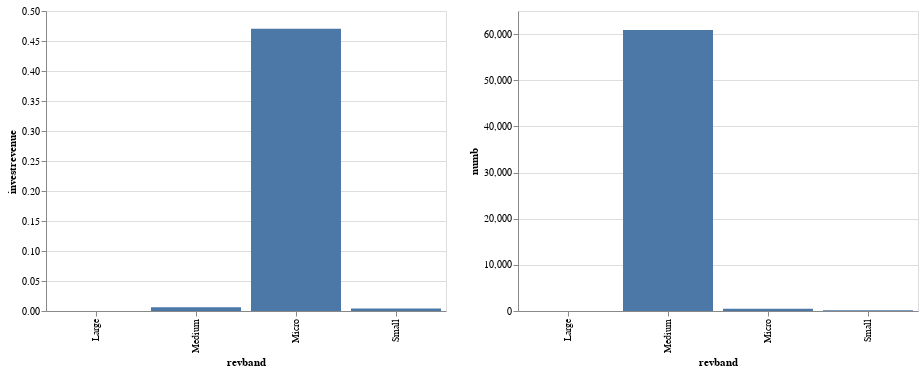

Notebook source saved alongside this figure:
### Markdown cell above
Use altair to create a bar chart with cybersecurity investment as a share of revenue (`investrevenue`) on the y axis and separate bars for each revenue band (`revband`).

### Code cell
import altair as alt

bars = alt.Chart(original_summary_by_revenue).mark_bar().encode(
    y = 'investrevenue:Q',
    x = 'revband:N')

numbbars = alt.Chart(original_summary_by_revenue).mark_bar().encode(
    y = 'numb:Q',
    x = 'revband:N')

bars | numbbars

### Figure 1 — Vega-Lite specification as saved in the notebook (floating-point values rounded to 4 significant figures)
{"$schema": "https://vega.github.io/schema/vega-lite/v2.6.0.json", "config": {"view": {"height": 300, "width": 400}}, "datasets": {"data-f4ae632702c0b376cb67d61d2792530b": [{"investn": 27510.0, "investrevenue": 3.355e-05, "numb": 12, "revband": "Large", "salesa": 1066000000, "serial": 3152, "weight0": 0}, {"investn": 1400000.0, "investrevenue": 0.006251, "numb": 60900.0, "revband": "Medium", "salesa": 769300000.0, "serial": 2030.0, "weight0": 3.17e-05}, {"investn": 7116.0, "investrevenue": 0.4704, "numb": 466.5, "revband": "Micro", "salesa": 1787000.0, "serial": 2198.0, "weight0": 0.0008277}, {"investn": 76700.0, "investrevenue": 0.003988, "numb": 146.2, "revband": "Small", "salesa": 47300000.0, "serial": 2223.0, "weight0": 0.0001928}]}, "hconcat": [{"data": {"name": "data-f4ae632702c0b376cb67d61d2792530b"}, "encoding": {"x": {"field": "revband", "type": "nominal"}, "y": {"field": "investrevenue", "type": "quantitative"}}, "mark": "bar"}, {"data": {"name": "data-f4ae632702c0b376cb67d61d2792530b"}, "encoding": {"x": {"field": "revband", "type": "nominal"}, "y": {"field": "numb", "type": "quantitative"}}, "mark": "bar"}]}
